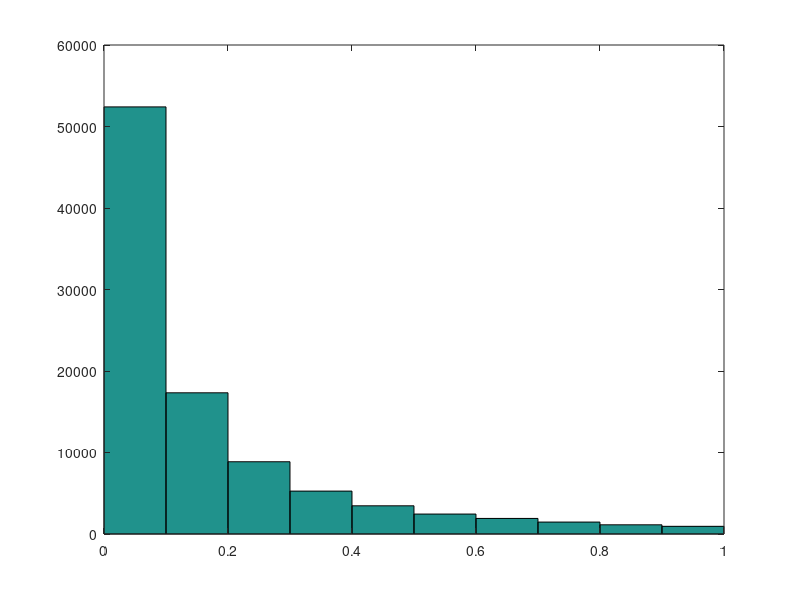

This figure's MATLAB source: (Note: this script raises an error after producing the figure.)
clear; clc;

%% Simulation
clear;clc;
N=100000;

% (0) Parameters
delta=0.1;      paramsim(1)=delta;
lam0=2;         paramsim(2)=lam0;
lam1=1;         paramsim(3)=lam1;
mu=10;          paramsim(4)=mu;
sig=3;          paramsim(5)=sig;
% alternative to using parametric wage-distribution: endogenize following
% B-M structure

% discount rate not estimated
r=0.005; 
beta=1/(1+r);

%some notation
k0=lam0/delta;
k1=lam1/delta;

save("paramsim",'paramsim')
 
%% (2.1) Simulate labour market status:

% theory
er = lam0/(delta+lam0);
ur=1-er;
disp('steady state unemployment rate'); disp(ur);

% simulation
emp=(rand(N,1)<er);
E=sum(emp);
U=N-E;
disp('observed employment rate in simulated data'); disp(E/N);
disp('observed unemployment rate  in simulated data'); disp(U/N);

%% (2.2) Simulate wages for employed workers:
% Note we need to use the population wage distribution S(.), 
% not the offer / sampling wage distribution F(.)

% useful functions
f=@(wr) normpdf(wr,mu,sig);
F=@(wr) normcdf(wr,mu,sig);
Fbar=@(wr) 1-F(wr);
Finv=@(xr) norminv(xr,mu,sig);
S=@(wr)    F(wr)./(1+k1*Fbar(wr));
Sinv=@(xr) Finv((xr*(1+k1)./(1+xr*k1)));

% generate wages for employed persons
randw=rand(N,1);
w=NaN(N,1);
w(emp)=Sinv(randw(emp));
disp(mean(w(emp)))

% How could we test whether we have the correct distribution?

%% (2.3) Job tenure

% note that the job tenure distribution can be given as a distribution 
% conditional and unconditional on wages.
%
% Importantly, the two distributions (wages, tenure) are not independent.
%
% => We have a *distribution of j2j finding rates* 
%   Workers in low-wage jobs are more likely to find a better job faster 
%   => thus have shorter completed job spells.
%
% One way of generating job tenure distribution:

% (1) generate wages according to population distribution S(.)
%
% (2) generate tenure conditional on these wages akin to (unconditional) 
% employment durations from last week

%% strategy A - simulate combined probability 
quitrate=@(wr) delta+lam1.*Fbar(wr);
dur1=NaN(N,1);
dur1(emp)=exprnd((1./quitrate(w(emp))),E,1);

%% strategy B
% part I/II: (potentially latent) duration until job-to-job transition
j2jdur=NaN(N,1);
j2jrate=@(wr) lam1.*Fbar(wr);
hist(j2jrate(w(emp)))
disp(mean(j2jrate(w(emp))))
j2jdur(emp) = exprnd((1./j2jrate(w(emp))),E,1);
sum(isnan(j2jdur(emp)))
disp(nanmean(j2jdur(emp)))

% part II/II: (potentially latent) duration until job-to-unemployment transition
j2udur=NaN(N,1);
j2urate=delta;
j2udur(emp) = exprnd(1./j2urate,E,1); 
sum(isnan(j2udur(emp)))
disp(mean(j2udur(emp)))

% realized duration is minimum of these two competing risks
% (i/ii) contribution of job-to-job moves
j2j=false(N,1);
j2j(emp)=(j2jdur(emp)<j2udur(emp));
disp(sum(j2j(emp)));
% (ii/ii) contribution of job-to-unemp moves
j2u=false(N,1);
j2u(emp)=(j2jdur(emp)>j2udur(emp)); %breaking ties should be very rare
disp('percent of job spells ending in job-to-job transition')
sum(j2j(emp)/E)
disp('percent of job spells ending in job-to-unemp transition')
sum(j2u(emp)/E)

dur2=NaN(N,1);
dur2(j2j)=j2jdur(j2j);
dur2(j2u)=j2udur(j2u);

%% Strategies should be equivalent
disp(nanmean(dur1)-nanmean(dur2))

disp('J2J: mean duration of job spells ending in job-to-job transition')
disp(nanmean(dur2(j2j)));
disp(nanmean(dur1(j2j)));

disp('J2J: mean wage of job spells ending in job-to-job transition')
disp(nanmean(w(j2j)));

disp('J2U: mean duration of job spells ending in job-to-unemployment transition')
disp(nanmean(dur1(j2u)));
disp(nanmean(dur2(j2u)));

disp('J2U: mean wage of job spells ending in job-to-unemployment transition')
disp(nanmean(w(j2u)));

%% for completeness of dataset (and for likelihood): duration in unemp
udur=NaN(N,1);
udur(~emp) = exprnd(1./lam0,U,1); 
sum(isnan(udur(~emp)))
disp(mean(udur(~emp)))
dur(~emp)=udur(~emp);

% save the simulated data
data.emp=emp;
data.dur=dur2;
data.w=w;
data.j2j=j2j;
data.j2u=j2u;
save ("simdata.mat",'data')

%% (3) Estimation

% When doing a Monte Carlo (testing whether estimator recovers parameters
% with which simulated data has been generated), remember to clear
% simulated parameters.

clear; clc;
load simdata

%% (3.1) likelihood contributions - see function translik below

%% (3.2) Estimation of parameters

% (3.1) ML estimation

% need to set starting values. things can go wrong here...
x0=[1 1 1 mean(data.w(data.emp)) std(data.w(data.emp))]; 

options  =  optimset('TolFun', 0.00001, 'TolX', 0.00001, 'diagnostic', 'on', 'MaxFunEvals',10000, 'MaxIter', 10000);
paramhat= fminsearch(@(paramr) translik(data,paramr), x0, options);

disp('So how did the estimator perform?')

disp('Estimated parameters: delta / lam0 / lam1 / wmu / wsig')
disp(abs(paramhat))

disp('Real/simulation parameters: delta / lam0 / lam1 / wmu / wsig')
load paramsim
disp(paramsim)

% note that we can easily deal with censoring (MAR).... how?
function lik=translik(data,param)
disp(param)
delta=abs(param(1));
lam0=abs(param(2));
lam1=abs(param(3));
wmu=param(4);
wsig=param(5);

% just for simplification
k0=lam0/delta;
k1=lam1/delta;

f=@(wr) normpdf(wr,wmu,wsig);
F=@(wr) normcdf(wr,wmu,wsig);
Fbar=@(wr) 1-F(wr);
s=@(wr) (f(wr).*(1+k1))./((1+k1.*Fbar(wr)).^2);

% (3.1.a) likelihood contribution of being unemployed
%  function for likelihood contribution of unemployed spell: ignoring duration in unemployment:
likuf=@(tr)             (1./(1+k0));

% function for likelihood contribution of a job-to-unemployment spell
likj2uf=@(t1r,wr)    (k0/(1+k0)).*s(wr)'.*exp(-(delta+lam1.*Fbar(wr)').*t1r').*delta;

% function for likelihood contribution of a job-to-unemployment spell
likj2jf=@(t1r,wr)    (k0/(1+k0)).*s(wr)'.*exp(-(delta+lam1.*Fbar(wr)').*t1r').*lam1.*Fbar(wr)';

liku=zeros(size(data.emp,1),1);
likj2u=zeros(size(data.emp,1),1);
likj2j=zeros(size(data.emp,1),1);

liku(~data.emp)             =   likuf(data.dur(~data.emp));
likj2u(data.emp & data.j2u)   =   likj2uf(data.dur(data.emp&data.j2u),data.w(data.emp&data.j2u));
likj2j(data.emp & (~data.j2u))=   likj2jf(data.dur(data.emp&(~data.j2u)),data.w(data.emp&(~data.j2u)));

lik=sum(abs(log(liku+likj2u+likj2j)));
end
